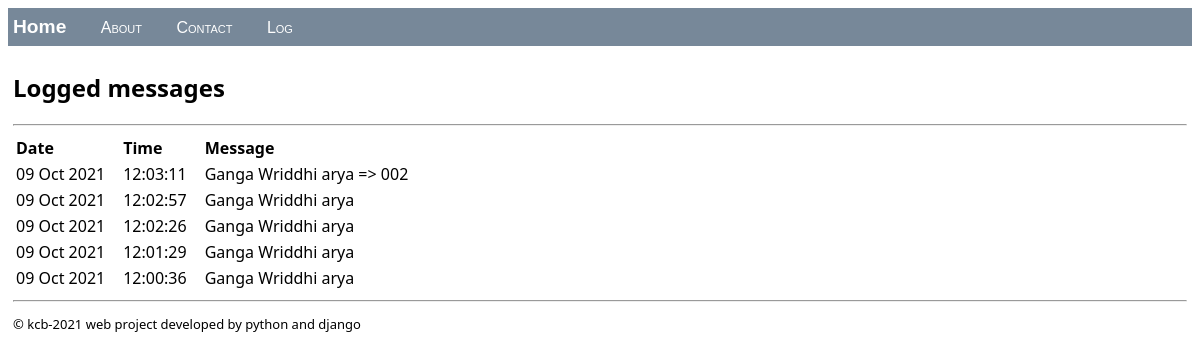
The page / on the database its author committed.
### app/models.py (models this page shows, shortened)
class LogMessage(models.Model):
    message = models.CharField(max_length=300)
    log_date = models.DateTimeField("date logged")

### app/views.py (the view)
class HomeListView(ListView):
    model = LogMessage
    def get_context_data(self, **kwargs):
        context = super(HomeListView, self).get_context_data(**kwargs)
        return context

### app/templates/app/index.html (shortened to what this page needs)
{% extends "app/layout.html" %}
{% block content %}
    <h2>Logged messages</h2>
    <hr />
    {% if message_list %}
        <table class="message_list">
            <thead>
            <tr>
                <th>Date</th>
                <th>Time</th>
                <th>Message</th>
            </tr>
            </thead>
            <tbody>
            {% for message in message_list %}
                <tr>
                    <td>{{ message.log_date | date:'d M Y' }}</td>
                    <td>{{ message.log_date | time:'H:i:s' }}</td>
                    <td>
                        {{ message.message }}
                    </td>
                </tr>
            {% endfor %}
            </tbody>
        </table>
    {% else %}
        <p>No messages have been logged. Use the <a href="{% url 'log' %}">Log Message form</a>.</p>
    {% endif %}
{% endblock %}

### app/templates/app/layout.html (shortened to what this page needs)
<!DOCTYPE html>
<html>
    <head>
        {% load static %}
        <link rel="stylesheet" type="text/css" href="{% static 'app/site.css' %}"/>
    </head>
    <body>
        <div class="navbar">
            <a href="{% url 'home' %}" class="navbar-brand">Home</a>
            <a href="{% url 'about' %}" class="navbar-item">About</a>
            <a href="{% url 'contact' %}" class="navbar-item">Contact</a>
            <a href="{% url 'log' %}" class="navbar-item">Log</a>
        </div>
        <div class="body-content">
            {% block content %}
            {% endblock %}
            <hr/>
            <footer>
                <p style="font-size:small; font-weight:normal;">© kcb-2021 web project developed by python and django</p>
            </footer>
        </div>
    </body>
</html>

### app/static/app/site.css (style rules this page uses)
.navbar { background-color: lightslategray; font-size: 1em; font-family: 'Trebuchet MS', 'Lucida Sans Unicode', 'Lucida Grande', 'Lucida Sans', Arial, sans-serif; color: white; padding: 8px 5px 8px 5px; }
.navbar a { text-decoration: none; color: inherit; }
.navbar-brand { font-size: 1.2em; font-weight: 600; }
.navbar-item { font-variant: small-caps; margin-left: 30px; }
.body-content { padding: 5px; font-family:'Segoe UI', Tahoma, Geneva, Verdana, sans-serif; }
.message_list th,td { text-align: left; padding-right: 15px; }

### rows shown on the page
LogMessage: log_date "09 Oct 2021", log_date "12:03:11", message "Ganga Wriddhi arya => 002"
LogMessage: log_date "09 Oct 2021", log_date "12:02:57", message "Ganga Wriddhi arya"
LogMessage: log_date "09 Oct 2021", log_date "12:02:26", message "Ganga Wriddhi arya"
LogMessage: log_date "09 Oct 2021", log_date "12:01:29", message "Ganga Wriddhi arya"
LogMessage: log_date "09 Oct 2021", log_date "12:00:36", message "Ganga Wriddhi arya"
